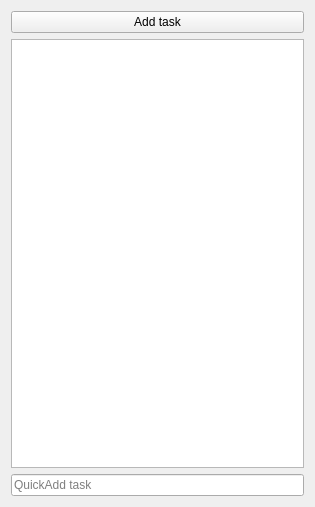
<?xml version="1.0" encoding="UTF-8"?>
<ui version="4.0">
 <class>TaskOutline</class>
 <widget class="QWidget" name="TaskOutline">
  <property name="geometry">
   <rect>
    <x>0</x>
    <y>0</y>
    <width>315</width>
    <height>507</height>
   </rect>
  </property>
  <property name="windowTitle">
   <string>Form</string>
  </property>
  <layout class="QVBoxLayout" name="verticalLayout">
   <item>
    <widget class="QPushButton" name="pbAddTask">
     <property name="sizePolicy">
      <sizepolicy hsizetype="Expanding" vsizetype="Fixed">
       <horstretch>0</horstretch>
       <verstretch>0</verstretch>
      </sizepolicy>
     </property>
     <property name="maximumSize">
      <size>
       <width>300</width>
       <height>16777215</height>
      </size>
     </property>
     <property name="toolTip">
      <string>Add new TODO item</string>
     </property>
     <property name="text">
      <string>Add task</string>
     </property>
    </widget>
   </item>
   <item>
    <widget class="ReordableListView" name="lvTaskView">
     <property name="maximumSize">
      <size>
       <width>300</width>
       <height>16777215</height>
      </size>
     </property>
     <property name="contextMenuPolicy">
      <enum>Qt::DefaultContextMenu</enum>
     </property>
     <property name="acceptDrops">
      <bool>true</bool>
     </property>
     <property name="toolTip">
      <string>Uncompleted and recent tasks</string>
     </property>
     <property name="autoFillBackground">
      <bool>true</bool>
     </property>
     <property name="styleSheet">
      <string notr="true"/>
     </property>
     <property name="frameShape">
      <enum>QFrame::StyledPanel</enum>
     </property>
     <property name="sizeAdjustPolicy">
      <enum>QAbstractScrollArea::AdjustIgnored</enum>
     </property>
     <property name="editTriggers">
      <set>QAbstractItemView::NoEditTriggers</set>
     </property>
     <property name="dragEnabled">
      <bool>true</bool>
     </property>
     <property name="dragDropOverwriteMode">
      <bool>false</bool>
     </property>
     <property name="dragDropMode">
      <enum>QAbstractItemView::InternalMove</enum>
     </property>
     <property name="defaultDropAction">
      <enum>Qt::MoveAction</enum>
     </property>
     <property name="selectionBehavior">
      <enum>QAbstractItemView::SelectItems</enum>
     </property>
     <property name="movement">
      <enum>QListView::Snap</enum>
     </property>
     <property name="resizeMode">
      <enum>QListView::Adjust</enum>
     </property>
     <property name="spacing">
      <number>3</number>
     </property>
    </widget>
   </item>
   <item>
    <widget class="QLineEdit" name="leQuickAddTask">
     <property name="maximumSize">
      <size>
       <width>300</width>
       <height>16777215</height>
      </size>
     </property>
     <property name="toolTip">
      <string>Text based task entry.
# for tag prefix
* for estimated number</string>
     </property>
     <property name="placeholderText">
      <string>QuickAdd task</string>
     </property>
    </widget>
   </item>
  </layout>
 </widget>
 <customwidgets>
  <customwidget>
   <class>ReordableListView</class>
   <extends>QListView</extends>
   <header>widgets/ReordableListView.h</header>
  </customwidget>
 </customwidgets>
 <resources/>
 <connections/>
</ui>
